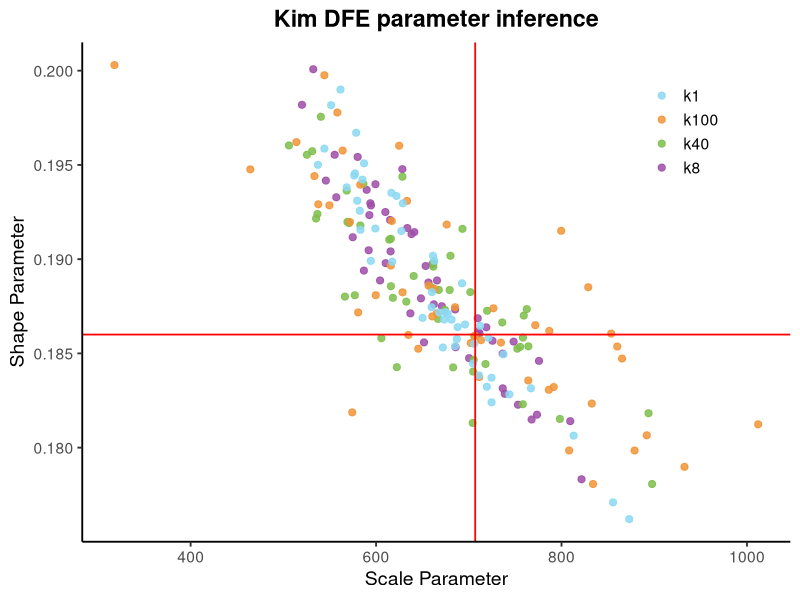

Write the R code that produced this figure.
library(ggplot2)
# ====================== PARAMETER VECTORS ======================
alpha1 <- c(
  0.189747616686127, 0.188870314738755, 0.192500607525339, 0.191653418334932,
  0.190471413250707, 0.193975711155074, 0.185327824347585, 0.184747511943163,
  0.186168613420788, 0.187920166533954, 0.187604547301106, 0.187123388033617,
  0.191329788001739, 0.192337905108957, 0.185626161153435, 0.186864400082746,
  0.191436693587955, 0.193677880043963, 0.18314838780447,  0.188869863307504,
  0.192081016527648, 0.178322767527964, 0.192851444502574, 0.185669640019585,
  0.198189090891129, 0.193284857332937, 0.182276252801337, 0.186383124102559,
  0.181407036680714, 0.19416799367279,  0.188760337176884, 0.191165183560804,
  0.186068849808448, 0.187331231493916, 0.182853710894814, 0.190412375676249,
  0.184601551731121, 0.189637916837214, 0.194775231363603, 0.184988099810094,
  0.195423720095708, 0.181492856927408, 0.181746388804121, 0.187504166378868,
  0.185583767708911, 0.192967516150788, 0.189393863545226, 0.20007847205792,
  0.195538967313574, 0.189788774023176
)

scale1 <- c(
  660.824201163939, 604.325307841993, 609.980351093627, 633.655589043328,
  592.030197369214, 599.322199743817, 685.7295236303,   700.311242695465,
  710.086592196002, 648.418687474212, 662.265942983165, 637.002341921868,
  638.244006020126, 592.76455657225,  748.347518740199, 709.654129309989,
  641.233925745369, 589.872822348384, 736.636746621687, 665.726193843498,
  615.093265633757, 821.585341384267, 594.517382004688, 725.546946183321,
  520.087113608843, 557.065594348399, 753.017275087168, 718.891535236601,
  809.390717658157, 545.849155072004, 656.522375239585, 574.841689420736,
  711.497397420146, 685.316415914145, 738.87966789666,  615.635310236844,
  775.697988402578, 653.515352522179, 628.320650224631, 736.560597281696,
  580.180022652056, 767.738081316691, 773.538393612857, 670.892893087062,
  651.705794128764, 593.8227436612,   586.880747810027, 532.236579420842,
  555.335187523925, 610.392756563118
)

alpha2 <- c(
  0.18443759594055,  0.186826910844239, 0.181521235860089, 0.187352252782316,
  0.187948413592087, 0.1872597383783,   0.190179861667252, 0.187006987758984,
  0.193996260216109, 0.186641253237942, 0.188519427260253, 0.184660781581751,
  0.195536757651472, 0.192155861868043, 0.184259304809256, 0.184034321970247,
  0.18825288586454,  0.191082246513381, 0.192398133330667, 0.187744550998318,
  0.189105481017195, 0.182303453398655, 0.18583787052584,  0.184271739259161,
  0.185248876921156, 0.188011675448547, 0.196033220118668, 0.185346908194216,
  0.191913145681568, 0.188564603773905, 0.188366413631127, 0.187313491217207,
  0.189796455748542, 0.194375143871468, 0.181827675796571, 0.191979601912104,
  0.193636901216279, 0.188086564898164, 0.195730591979971, 0.185909939549465,
  0.181309187160875, 0.188365501770719, 0.191034008262311, 0.185805477642446,
  0.191608757858004, 0.191789480056677, 0.189602345205064, 0.197554917478414,
  0.185375359335534, 0.178070982825551
)

scale2 <- c(
  718.042045154542, 666.854843873187, 798.268679492139, 762.566750793985,
  618.130744421925, 719.719426582585, 680.209471534831, 759.316113017446,
  586.315713098531, 736.115922284769, 659.574295964315, 705.302575316636,
  525.438230103549, 535.263362962795, 683.105410229903, 704.666835972943,
  701.638196881248, 615.966861943629, 536.706609951882, 632.624321011292,
  640.566839084133, 758.302946212844, 758.397662968131, 622.409702169595,
  752.276572982897, 566.409934123737, 506.026194917822, 755.389130923518,
  570.885091679284, 616.005072400249, 667.722131579466, 674.237637033146,
  661.773494425264, 628.396521929822, 893.838923417012, 569.135944909973,
  568.307227858286, 577.121635698869, 531.091775904117, 705.829185250387,
  704.211045012066, 679.382784840504, 614.153247045786, 605.723242958564,
  693.181413722542, 583.047448280991, 661.743338630198, 540.456574558205,
  764.268611940396, 897.686117365924
)

alpha3 <- c(
  0.178978622164688, 0.19476696994122, 0.187393281433838, 0.19778005403327,
  0.181237580404808, 0.178071299593809, 0.179848089979173, 0.193950361917474,
  0.192911025628469, 0.181870550858189, 0.187124906934454, 0.185573792499533,
  0.193089972872814, 0.185699173120683, 0.183069190978451, 0.187174720877503,
  0.185550182704116, 0.188419388247516, 0.191972646976873, 0.186051840077953,
  0.186960289742118, 0.183745472067386, 0.185979165886019, 0.18233841264409,
  0.187452557318703, 0.185938146573691, 0.186193541266133, 0.196019197550685,
  0.184726248550183, 0.18859848953955,  0.186497524403781, 0.189661808346677,
  0.188512770043193, 0.185364567312983, 0.200297726263186, 0.183562844155676,
  0.192024727929833, 0.17984967332949,  0.19620973792126,  0.180655489955566,
  0.188238722340481, 0.185247973759482, 0.195763102811241, 0.191503454336173,
  0.183216000995891, 0.191835029252206, 0.199759686294218, 0.188089013799715,
  0.192854827145796, 0.194407775371989
)

scale3 <- c(
  932.60247547438, 464.309848971607, 726.489532097321, 558.231006932016,
  1012.04106352729, 833.992844816358, 878.800919735916, 582.95812758161,
  537.682749227968, 574.278785147883, 665.461420299618, 734.727550391839,
  633.359684212957, 713.177705709941, 786.333175681205, 580.666161652437,
  702.179187370625, 663.149045892774, 571.771602052977, 853.581537436433,
  660.659460409503, 711.224315384668, 634.885954305782, 832.629939452666,
  685.157498213268, 706.565041671186, 786.802447717432, 624.885297333016,
  865.287627061821, 656.612270208521, 771.654453404923, 615.920802642847,
  828.812463440443, 860.105426115518, 317.822518808023, 764.142477312671,
  616.974926322757, 808.190463950932, 514.108932924911, 891.969133454886,
  628.564837558255, 645.49342350371,  563.958777618075, 799.63742308143,
  791.63033190132,  676.14869099103,  544.217424784099, 599.668217112587,
  549.666606607381, 533.497447067195
)

alpha4 <- c(
  0.18063740823816, 0.193350852853506, 0.190179153819226, 0.198173045843754,
  0.186883952361598, 0.177097195302404, 0.182826665110402, 0.19256874921646,
  0.185763705480647, 0.176210968350769, 0.187168110274219, 0.187098949636134,
  0.194437376845829, 0.1865320487464,   0.185501660133524, 0.189861765947232,
  0.185827581291563, 0.18679419300387,  0.188722221010692, 0.187447385590108,
  0.187194658234945, 0.182405108507297, 0.185385325121946, 0.183835458091266,
  0.191556428731102, 0.186791245451329, 0.188249756193698, 0.198998522201668,
  0.186393200408213, 0.191625461008785, 0.184950463296182, 0.189912542985084,
  0.191493691803774, 0.193810860200131, 0.195004777340241, 0.18990731279346,
  0.195864909647317, 0.184465330844475, 0.195084313314463, 0.185313710805702,
  0.19309681227093,  0.183149508688569, 0.194550100462808, 0.192963722754976,
  0.183707924009297, 0.194220850692271, 0.196706452466818, 0.183231395309689,
  0.186461358681462, 0.193518272855308
  )

scale4 <- c(
  813.110554809648, 621.998615453429, 661.388234796104, 551.506290142636,
  650.197110301747, 855.60186852724,  743.790504336792, 582.47671466152,
  687.144687081926, 872.989275275899, 668.06881864473,  677.278354179576,
  576.490851560784, 695.898974584016, 705.720918131913, 617.372414291201,
  721.246746465015, 673.367545490638, 692.684269583806, 659.862533136295,
  674.449018917086, 724.525302937727, 685.26209817874,  710.979884428953,
  583.105490820965, 681.387788998631, 660.287142386237, 561.670724455772,
  687.999930128459, 599.272527663311, 737.305225898047, 662.792553760297,
  627.287790546381, 568.295217059585, 537.307116930284, 594.347636324439,
  544.223454144843, 704.635581890278, 587.029812229532, 672.076466368839,
  579.591160958789, 767.036322756964, 577.267527047498, 628.847512522889,
  724.481999647762, 585.278787553216, 578.50156259473,  719.440326213016,
  712.179800464624, 616.48567901515
  )

# Combine all 4 experiments into one data frame
df <- data.frame(
  scale  = c(scale1, scale2, scale3, scale4),
  alpha  = c(alpha1, alpha2, alpha3, alpha4),
  Experiment = factor(rep(c("k8", "k40", 
                            "k100", "k1"), 
                          each = 50))
)

# Create the scatter plot
p <- ggplot(df, aes(x = scale, y = alpha, color = Experiment)) +
  geom_point(size = 2.1, alpha = 0.85) +  
  geom_hline(yintercept = 0.186, color = "red", linetype = "solid", linewidth = 0.6) +
  geom_vline(xintercept = 706.899, color = "red", linetype = "solid", linewidth = 0.6) +         # points
  scale_color_manual(values = c( "#8bd8f2", "#f19437", "#7ebe4c", "#9e4ea7")) +  # nice colors
  labs(
    title = "Kim DFE parameter inference",
    x = "Scale Parameter",
    y = "Shape Parameter",
    color = ""
  ) +
  theme_classic(base_size = 14) +
  theme(
    plot.title = element_text(face = "bold", hjust = 0.5),
    legend.position = c(0.85, 0.85),     # inside plot: x=85%, y=85%
    legend.title = element_text(face = "bold")
  )

ggsave("kim_params_plot.pdf", 
       plot = p, 
       width = 10, 
       height = 7, 
       dpi = 300, 
       bg = "white")
